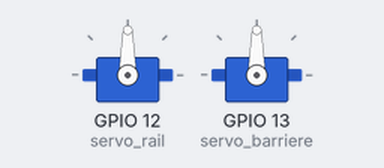
A program run on a simulated Raspberry Pi (BCM pin numbers). Parts: 2 × servo. Servo angles are drawn from the pulse width (0.5 ms = 0°, 2.5 ms = 180°); what the program prints to the terminal is not drawn. At 6.0 s the program stops and its outputs stay as they are.

Above: at 0.1 s.
At 1.6 s:
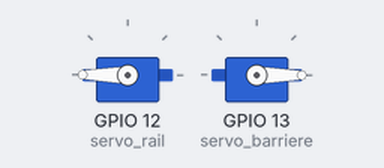
At 3.1 s:
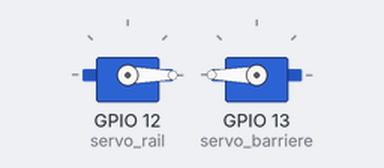
Timing chart, 0 to 6.0 s (numbered marks = the images above):
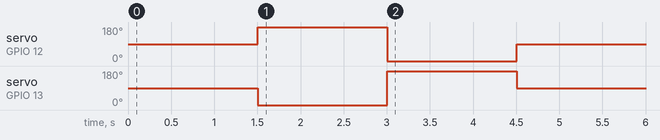

Measured:
- by itself, servo on GPIO 12 (servo_rail): 90° → 180° at 1.5 s, → 0° 1.5 s later, → 90° 1.5 s later
- by itself, servo on GPIO 13 (servo_barriere): 90° → 0° at 1.5 s, → 180° 1.5 s later, → 90° 1.5 s later

The program:

test-both-servo.py
```python
#!/usr/bin/env python3
"""
Test au démarrage - 2 servos
- Rail     → GPIO 12
- Barrière → GPIO 13
"""

from gpiozero import AngularServo
from time import sleep

# === Configuration ===
PIN_RAIL     = 12
PIN_BARRIERE = 13

MIN_ANGLE = -90
MAX_ANGLE = 90
MIN_PULSE = 0.0005
MAX_PULSE = 0.0025

# Création des deux servos
servo_rail = AngularServo(
    PIN_RAIL,
    min_angle=MIN_ANGLE,
    max_angle=MAX_ANGLE,
    min_pulse_width=MIN_PULSE,
    max_pulse_width=MAX_PULSE
)

servo_barriere = AngularServo(
    PIN_BARRIERE,
    min_angle=MIN_ANGLE,
    max_angle=MAX_ANGLE,
    min_pulse_width=MIN_PULSE,
    max_pulse_width=MAX_PULSE
)

def set_angle(servo, angle, name):
    angle = max(MIN_ANGLE, min(MAX_ANGLE, angle))
    servo.angle = angle
    print(f"{name:10} → {angle:6.1f}°")

try:
    print("=== Test démarrage des 2 servos ===")
    print("Rail (GPIO 12) + Barrière (GPIO 13)\n")

    # 1. Remise à 0 des deux
    print("--- Position 0° ---")
    set_angle(servo_rail, 0, "Rail")
    set_angle(servo_barriere, 0, "Barrière")
    sleep(1.5)

    # 2. Rail va à +90, Barrière va à -90
    print("\n--- Mouvement 1 ---")
    set_angle(servo_rail, 90, "Rail")
    set_angle(servo_barriere, -90, "Barrière")
    sleep(1.5)

    # 3. Rail va à -90, Barrière va à +90
    print("\n--- Mouvement 2 ---")
    set_angle(servo_rail, -90, "Rail")
    set_angle(servo_barriere, 90, "Barrière")
    sleep(1.5)

    # 4. Retour à 0
    print("\n--- Retour à 0° ---")
    set_angle(servo_rail, 0, "Rail")
    set_angle(servo_barriere, 0, "Barrière")
    sleep(1.5)

    print("\nTest terminé avec succès.")

except KeyboardInterrupt:
    print("\nArrêt demandé...")

finally:
    servo_rail.detach()
    servo_barriere.detach()
    print("Les deux servos sont détachés.")
```
